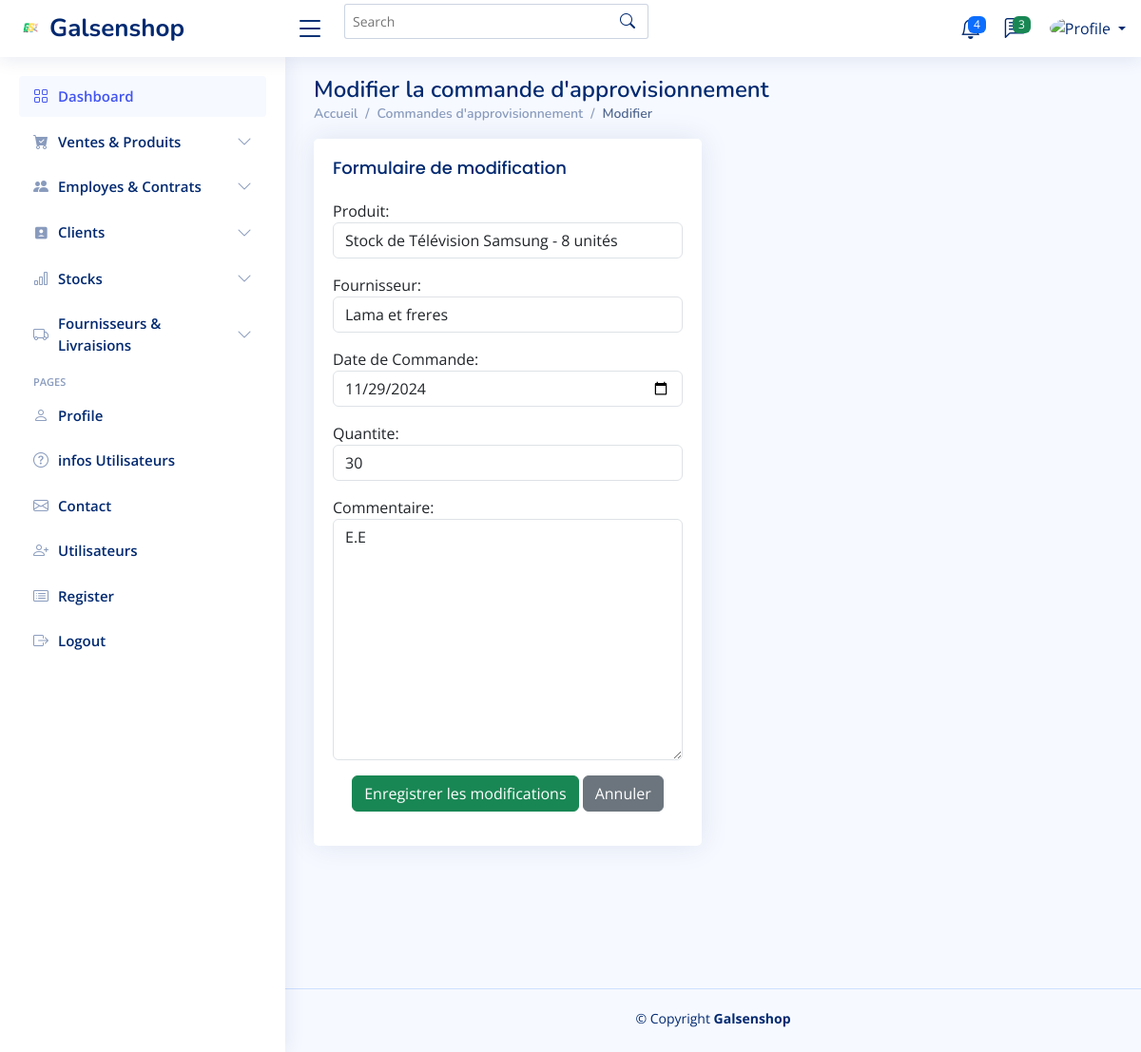
/commande/1/modifier/, run on the app's committed database.
### application/models.py (models this page shows, shortened)
class Stock(models.Model):
    STATUT_CHOICES = [
        ('en_stock', 'En stock'),
        ('rupture', 'Rupture'),
        ('en_approvisionnement', 'En approvisionnement'),
        ('reserve', 'Réservé'),
    ]
    EMPLACEMENT_CHOICES = [
        ('entrepot_1', 'Entrepôt 1'),
        ('entrepot_2', 'Entrepôt 2'),
        ('magasin', 'Magasin'),
        ('reserve', 'Réserve'),
        ('autre', 'Autre'),
    ]
    produit = models.OneToOneField(Produit, on_delete=models.CASCADE, related_name='stock')
    emplacement = models.CharField(max_length=50, choices=EMPLACEMENT_CHOICES, default='entrepot_1')
    quantite = models.PositiveIntegerField(default=0)
    statut = models.CharField(max_length=20, choices=STATUT_CHOICES, default='en_stock')  # Statut du stock
    date_ajout = models.DateTimeField(auto_now_add=True)
    def __str__(self):
        return f"Stock de {self.produit.nom} - {self.quantite} unités"

class CommandeApprovisionnement(models.Model):
    produit = models.ForeignKey(Stock, related_name='commandes', on_delete=models.CASCADE)
    fournisseur = models.ForeignKey(Fournisseur, on_delete=models.CASCADE, related_name="commandes")
    date_commande = models.DateField(verbose_name="Date de Commande",null=False,  # Si vous souhaitez qu'il reste obligatoire
        blank=False,  # Empêche les champs vides dans les formulaires
        default=datetime.date.today  # Fournit une valeur par défaut (optionnel)
    )
    quantite = models.PositiveIntegerField()
    statut = models.CharField(max_length=50, choices=[('en_cours', 'En Cours'), ('livree', 'Livrée')], default='en_cours')
    commentaire = models.TextField(blank=True, null=True)

### application/views.py (the view)
# urls.py: path('commande/<int:pk>/modifier/', views.modifier_commande, name='modifier_commande'),
def modifier_commande(request, pk):
    commande = get_object_or_404(CommandeApprovisionnement,pk=pk)
    if request.method == 'POST':
        form = CommandeApprovisionnementForm(request.POST, instance=commande)
        if form.is_valid():
            form.save()
            messages.success(request, "La commande a été modifiée avec succès.")
            return redirect('liste_commandes')  # Redirige vers la liste des commandes
    else:
        form = CommandeApprovisionnementForm(instance=commande)
    return render(request, 'commande/modifier_commande.html', {'form': form, 'commande': commande})

### application/forms.py
class CommandeApprovisionnementForm(forms.ModelForm):
    class Meta:
        model = CommandeApprovisionnement
        fields = ['produit', 'fournisseur', 'date_commande', 'quantite', 'commentaire']  # Pas de "status"
        widgets = {
            'produit': forms.Select(attrs={'class': 'form-control', 'placeholder': 'Sélectionnez le produit'}),
            'fournisseur': forms.Select(attrs={'class': 'form-control', 'placeholder': 'Sélectionnez le fournisseur'}),
            'date_commande': forms.DateInput(attrs={'class': 'form-control', 'type': 'date'}),
            'quantite': forms.NumberInput(attrs={'class': 'form-control', 'placeholder': 'Quantité'}),
            'commentaire': forms.Textarea(attrs={'class': 'form-control', 'placeholder': 'Ajoutez un commentaire facultatif'}),
        }

### application/models.py (called while the page is built)
    def __str__(self):
        return self.nom

### templates/commande/modifier_commande.html
{% extends "base.html" %} {% block content %}
<main id="main" class="main">
  <div class="pagetitle">
    <h1>Modifier la commande d'approvisionnement</h1>
    <nav>
      <ol class="breadcrumb">
        <li class="breadcrumb-item"><a href="{% url 'home' %}">Accueil</a></li>
        <li class="breadcrumb-item">Commandes d'approvisionnement</li>
        <li class="breadcrumb-item active">Modifier</li>
      </ol>
    </nav>
  </div>
  <section class="section">
    <div class="row">
      <div class="col-lg-6">
        <div class="card">
          <div class="card-body">
            <h5 class="card-title">Formulaire de modification</h5>
            <form method="POST">
              {% csrf_token %} {{ form.as_p }}
              <div class="text-center">
                <button type="submit" class="btn btn-success">
                  Enregistrer les modifications
                </button>
                <a href="{% url 'liste_commandes' %}" class="btn btn-secondary"
                  >Annuler</a
                >
              </div>
            </form>
          </div>
        </div>
      </div>
    </div>
  </section>
</main>
{% endblock %}

### static/assets/css/style.css (style rules this page uses)
:root { scroll-behavior: smooth; }
body { font-family: "Open Sans", sans-serif; background: #f6f9ff; color: #444444; }
a { color: #4154f1; text-decoration: none; }
h1, h2, h3, h4, h5, h6 { font-family: "Nunito", sans-serif; }
#main { margin-top: 60px; padding: 20px 30px; transition: all 0.3s; }
.pagetitle { margin-bottom: 10px; }
.pagetitle h1 { font-size: 24px; margin-bottom: 0; font-weight: 600; color: #012970; }
.card { margin-bottom: 30px; border: none; border-radius: 5px; box-shadow: 0px 0 30px rgba(1, 41, 112, 0.1); }
.card-title { padding: 20px 0 15px 0; font-size: 18px; font-weight: 500; color: #012970; font-family: "Poppins", sans-serif; }
.card-body { padding: 0 20px 20px 20px; }
.breadcrumb { font-size: 14px; font-family: "Nunito", sans-serif; color: #899bbd; font-weight: 600; }
.breadcrumb a { color: #899bbd; transition: 0.3s; }
.breadcrumb .breadcrumb-item::before { color: #899bbd; }
.breadcrumb .active { color: #51678f; font-weight: 600; }
@media (min-width: 1200px) { #main, #footer { margin-left: 300px; } }

### data on the page
Stock: produit "Stock de Télévision Samsung - 8 unités", quantite "30"
CommandeApprovisionnement: fournisseur "Lama et freres", date_commande "11/29/2024", commentaire "E.E"
